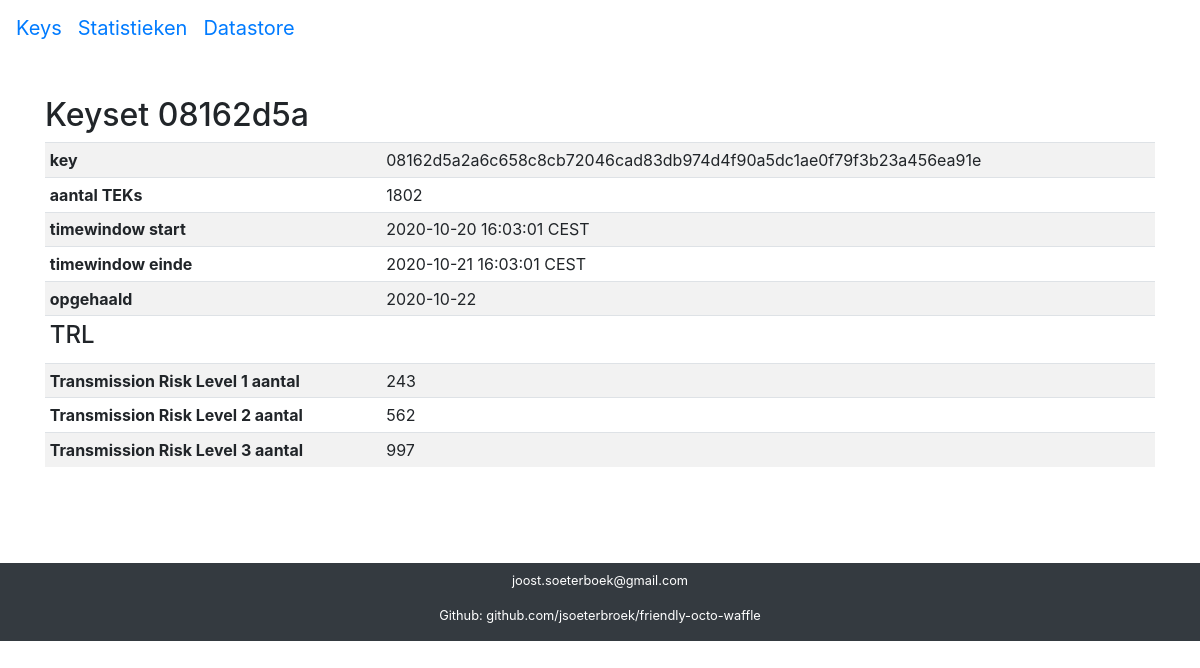
The page /keys/08162d5a/ on the database its author committed.
### keys/models.py (models this page shows, shortened)
class Keys(models.Model):
    key = models.CharField("key", max_length=255, unique=True, primary_key=True)
    shortkey = models.CharField("short key", max_length=8)
    created = models.DateTimeField(auto_now_add=True, editable=False)
    environment = models.CharField("omgeving", max_length=125)
    seen = models.CharField("opgehaald", max_length=48)
    start_timestamp = models.CharField("timestamp start", max_length=48)
    end_timestamp = models.CharField("timestamp end", max_length=48)
    num_teks = models.IntegerField('number of keys')
    class Meta:
        verbose_name = 'Exposure Keyset'
        verbose_name_plural = 'Exposure Keysets'

class Trl(models.Model):
    key = models.ForeignKey(Keys, on_delete=models.CASCADE)
    sum_trl_1 = models.IntegerField("sum trl 1")
    sum_trl_2 = models.IntegerField("sum trl 2")
    sum_trl_3 = models.IntegerField("sum trl 3")
    class Meta:
        verbose_name = 'Transmission Risk Level'
        verbose_name_plural = 'Transmission Risk Levels'

### keys/views.py (the view)
# urls.py: path('<str:shortkey>/', views.key_view, name='key_view'),
def key_view(request, shortkey):
    try:
        keyset = Keys.objects.get(shortkey=shortkey)
        trl = Trl.objects.get(key=keyset)
    except Keys.DoesNotExist:
        raise Http404("key does not exist")
    context = {
        'keyset': keyset,
        'trl': trl,
    }
    return render(request, 'key_view.html', context)

### keys/templates/key_view.html (shortened to what this page needs)
{% extends "base.html" %}
{% block content %}
{% load static %}
{% load l10n %}
<p>&nbsp;</p>
<h2> Keyset {{keyset.shortkey}} </h2>
  {% if keyset %}
    {% if trl %}
  <table class="table table-striped table-sm">
      <tr>
          <td><b>key</b></td><td>{{keyset.key}}</td>
      </tr><tr>
          <td><b>aantal TEKs</b></td><td>{{keyset.num_teks}}</td>
      </tr><tr>
          <td><b>timewindow start</b></td><td>{{keyset.start_timestamp}}</td>
      </tr><tr>
          <td><b>timewindow einde</b></td><td>{{keyset.end_timestamp}}</td>
      </tr><tr>
          <td><b>opgehaald</b></td><td>{{keyset.seen}}</td>
      </tr><tr>
          <td colspan="2"><h4>TRL</h4></td>
      </tr><tr>
          <td><b>Transmission Risk Level 1 aantal</b></td><td>{{trl.sum_trl_1}}</td>
      </tr><tr>
          <td><b>Transmission Risk Level 2 aantal</b></td><td>{{trl.sum_trl_2}}</td>
      </tr><tr>
          <td><b>Transmission Risk Level 3 aantal</b></td><td>{{trl.sum_trl_3}}</td>
      </tr>
  </table>
  {% else %}
   <p>There are no trls in the database.</p>
  {% endif %}
  {% else %}
   <p>There are no keysets in the database.</p>
  {% endif %}
{% endblock %}

### rows shown on the page
Keys: shortkey "08162d5a", key "08162d5a2a6c658c8cb72046cad83db974d4f90a5dc1ae0f79f3b23a456ea91e", num_teks "1802", start_timestamp "2020-10-20 16:03:01 CEST", end_timestamp "2020-10-21 16:03:01 CEST", seen "2020-10-22"
Trl: sum_trl_1 "243", sum_trl_2 "562", sum_trl_3 "997"
